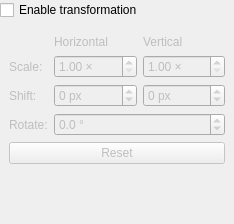
<?xml version="1.0" encoding="UTF-8"?>
<ui version="4.0">
 <class>TransformationWidget</class>
 <widget class="QWidget" name="TransformationWidget">
  <property name="geometry">
   <rect>
    <x>0</x>
    <y>0</y>
    <width>234</width>
    <height>224</height>
   </rect>
  </property>
  <property name="windowTitle">
   <string>Form</string>
  </property>
  <layout class="QVBoxLayout" name="verticalLayout">
   <property name="leftMargin">
    <number>0</number>
   </property>
   <property name="topMargin">
    <number>0</number>
   </property>
   <property name="rightMargin">
    <number>0</number>
   </property>
   <property name="bottomMargin">
    <number>0</number>
   </property>
   <item>
    <widget class="QCheckBox" name="enable">
     <property name="text">
      <string>Enable transformation</string>
     </property>
    </widget>
   </item>
   <item>
    <widget class="QWidget" name="mainWidget" native="true">
     <property name="enabled">
      <bool>false</bool>
     </property>
     <property name="windowTitle">
      <string>Form</string>
     </property>
     <layout class="QFormLayout" name="formLayout">
      <item row="0" column="0">
       <widget class="QLabel" name="label_3">
        <property name="text">
         <string/>
        </property>
       </widget>
      </item>
      <item row="0" column="1">
       <layout class="QHBoxLayout" name="horizontalLayout" stretch="1,1">
        <item>
         <widget class="QLabel" name="label">
          <property name="text">
           <string>Horizontal</string>
          </property>
         </widget>
        </item>
        <item>
         <widget class="QLabel" name="label_2">
          <property name="text">
           <string>Vertical</string>
          </property>
         </widget>
        </item>
       </layout>
      </item>
      <item row="1" column="0">
       <widget class="QLabel" name="label_6">
        <property name="text">
         <string>Scale:</string>
        </property>
       </widget>
      </item>
      <item row="1" column="1">
       <layout class="QHBoxLayout" name="horizontalLayout_2" stretch="1,1">
        <item>
         <widget class="QDoubleSpinBox" name="hScale">
          <property name="suffix">
           <string> ×</string>
          </property>
          <property name="minimum">
           <double>1.000000000000000</double>
          </property>
          <property name="maximum">
           <double>2.000000000000000</double>
          </property>
          <property name="singleStep">
           <double>0.010000000000000</double>
          </property>
          <property name="value">
           <double>1.000000000000000</double>
          </property>
         </widget>
        </item>
        <item>
         <widget class="QDoubleSpinBox" name="vScale">
          <property name="suffix">
           <string> ×</string>
          </property>
          <property name="minimum">
           <double>1.000000000000000</double>
          </property>
          <property name="maximum">
           <double>2.000000000000000</double>
          </property>
          <property name="singleStep">
           <double>0.010000000000000</double>
          </property>
          <property name="value">
           <double>1.000000000000000</double>
          </property>
         </widget>
        </item>
       </layout>
      </item>
      <item row="2" column="0">
       <widget class="QLabel" name="label_8">
        <property name="text">
         <string>Shift:</string>
        </property>
       </widget>
      </item>
      <item row="2" column="1">
       <layout class="QHBoxLayout" name="horizontalLayout_3" stretch="1,1">
        <item>
         <widget class="QSpinBox" name="hShift">
          <property name="suffix">
           <string> px</string>
          </property>
          <property name="minimum">
           <number>-200</number>
          </property>
          <property name="maximum">
           <number>200</number>
          </property>
         </widget>
        </item>
        <item>
         <widget class="QSpinBox" name="vShift">
          <property name="suffix">
           <string> px</string>
          </property>
          <property name="minimum">
           <number>-200</number>
          </property>
          <property name="maximum">
           <number>200</number>
          </property>
         </widget>
        </item>
       </layout>
      </item>
      <item row="3" column="0">
       <widget class="QLabel" name="label_4">
        <property name="text">
         <string>Rotate:</string>
        </property>
       </widget>
      </item>
      <item row="3" column="1">
       <widget class="QDoubleSpinBox" name="rAngle">
        <property name="suffix">
         <string> °</string>
        </property>
        <property name="decimals">
         <number>1</number>
        </property>
        <property name="minimum">
         <double>-45.000000000000000</double>
        </property>
        <property name="maximum">
         <double>45.000000000000000</double>
        </property>
        <property name="singleStep">
         <double>0.100000000000000</double>
        </property>
       </widget>
      </item>
      <item row="5" column="0" colspan="2">
       <widget class="QPushButton" name="resetButton">
        <property name="text">
         <string>Reset</string>
        </property>
       </widget>
      </item>
     </layout>
    </widget>
   </item>
  </layout>
 </widget>
 <resources/>
 <connections>
  <connection>
   <sender>enable</sender>
   <signal>toggled(bool)</signal>
   <receiver>mainWidget</receiver>
   <slot>setEnabled(bool)</slot>
   <hints>
    <hint type="sourcelabel">
     <x>116</x>
     <y>16</y>
    </hint>
    <hint type="destinationlabel">
     <x>116</x>
     <y>125</y>
    </hint>
   </hints>
  </connection>
 </connections>
</ui>
